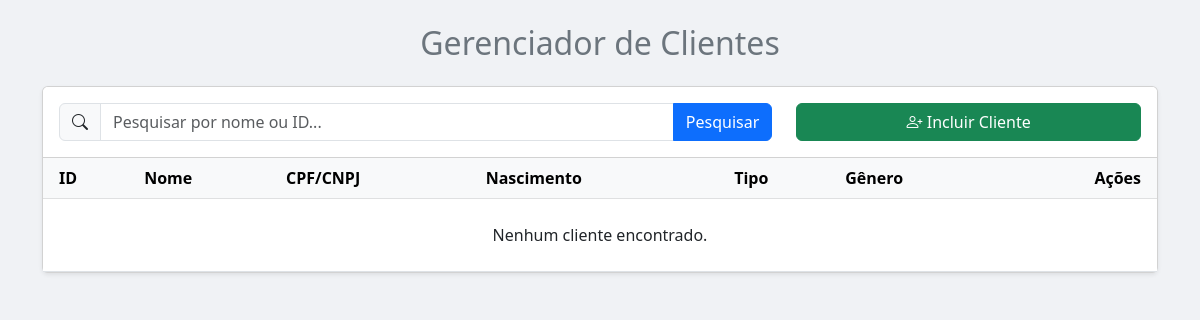
Before: /Scripts/clientes.php with the older database file.
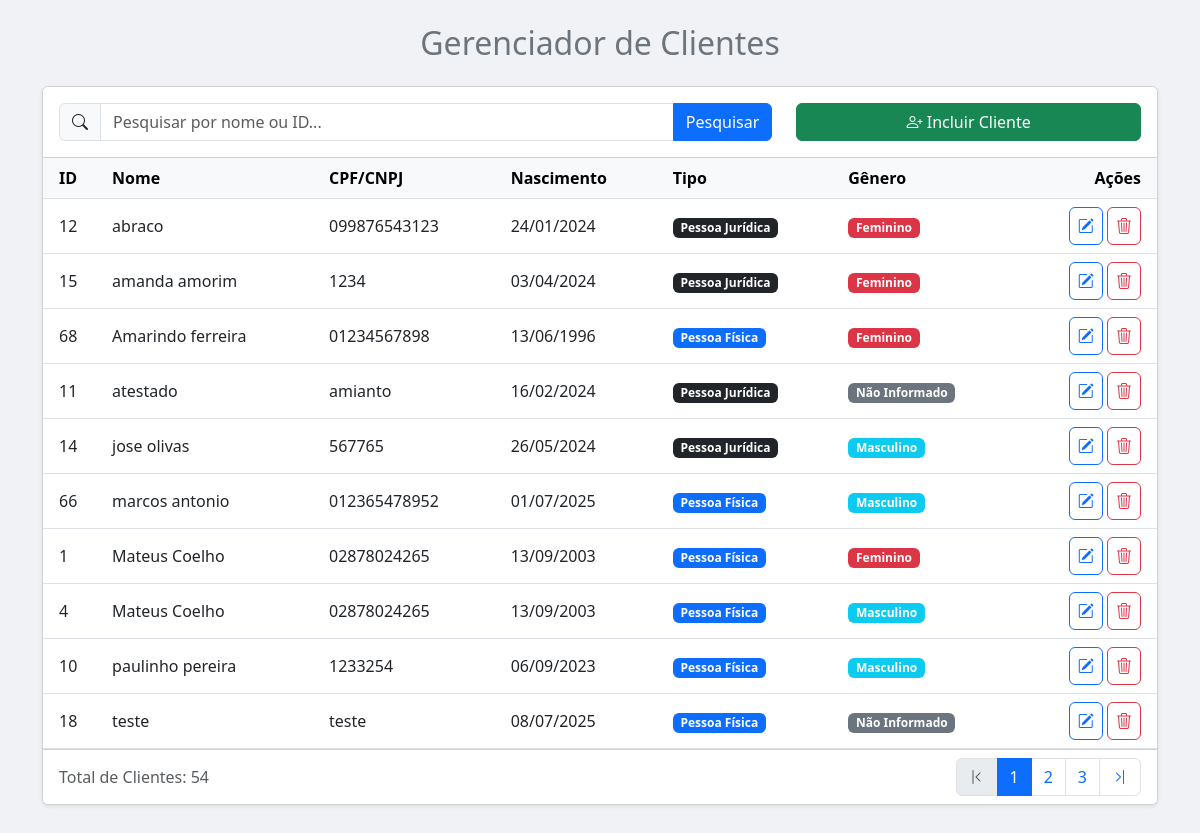
After: the same page with the newer database file.
### tables this page shows
CREATE TABLE IF NOT EXISTS `pessoas` (
  `id_pessoa` int NOT NULL AUTO_INCREMENT,
  `nome` varchar(100) NOT NULL,
  `cpfcnpj` varchar(20) NOT NULL,
  `rgie` varchar(20) DEFAULT NULL,
  `nasc` date DEFAULT NULL,
  `f_j` smallint DEFAULT NULL COMMENT '0-Pessoa Fisica, 1-Pessoa Juridica',
  `tipopessoa` smallint DEFAULT NULL COMMENT '0-Usuario, 1-Cliente, 2-Medico',
  `email` varchar(50) DEFAULT NULL,
  `telefone` varchar(50) DEFAULT NULL,
  `genero` char(1) DEFAULT NULL COMMENT 'M-Masculino, F-Feminino, N-Não Identificado',
  `excluido` tinyint(1) DEFAULT NULL,
  PRIMARY KEY (`id_pessoa`)
);

### Scripts/clientes.php (the view, shortened to what the changed rows need)
<?php
include_once("conexao.php");
?>
<!DOCTYPE html>
<html lang="pt">
<head>
    <link href="https://cdn.jsdelivr.net/npm/bootstrap@5.3.0/dist/css/bootstrap.min.css" rel="stylesheet">
    <link rel="stylesheet" href="https://cdn.jsdelivr.net/npm/bootstrap-icons@1.11.3/font/bootstrap-icons.min.css">
</head>
<body style="background-color: #f0f2f5;">
<div class="container mt-4 mb-5">
    <header class="mb-4">
        <h2 class="text-center text-secondary">Gerenciador de Clientes</h2>
    </header>
    <div class="card shadow-sm">
        <div class="card-body p-0">
            <div class="table-responsive">
                <table class="table table-hover mb-0">
                    <thead class="table-light">
                        <tr>
                            <th class="ps-3">ID</th>
                            <th>Nome</th>
                            <th>CPF/CNPJ</th>
                            <th>Nascimento</th>
                            <th>Tipo</th>
                            <th>Gênero</th>
                            <th class="text-end pe-3">Ações</th>
                        </tr>
                    </thead>
                    <tbody>
                        <?php
                        $quantidade = 10;
                        $pagina = (isset($_GET['pagina'])) ? (int)$_GET['pagina'] : 1;
                        $inicio = ($quantidade * $pagina) - $quantidade;
                        $pesquisa = $_POST["pesquisa"] ?? "";
                        $sql = "SELECT *,
                                CASE WHEN f_j = 0 THEN 'Pessoa Física' WHEN f_j = 1 THEN 'Pessoa Jurídica' END AS 'tipagem_pessoa',
                                CASE WHEN genero = 'M' THEN 'Masculino' WHEN genero = 'F' THEN 'Feminino' WHEN genero = 'N' THEN 'Não Informado' END AS 'genero_texto',
                                DATE_FORMAT(nasc, '%d/%m/%Y') as data_nasc
                                FROM pessoas
                                WHERE (excluido <> 1) AND tipopessoa = 1 AND (id_pessoa = ? OR nome LIKE ?)
                                ORDER BY nome ASC
                                LIMIT ?, ?";
                        $stmt = mysqli_prepare($conexao, $sql);
                        $termo_pesquisa = "%" . $pesquisa . "%";
                        mysqli_stmt_bind_param($stmt, 'ssii', $pesquisa, $termo_pesquisa, $inicio, $quantidade);
                        mysqli_stmt_execute($stmt);
                        $RS = mysqli_stmt_get_result($stmt);
                        if (mysqli_num_rows($RS) > 0) {
                            foreach ($RS as $dados) {
                                $badge_genero_cor = $dados['genero'] == 'M' ? 'bg-info' : ($dados['genero'] == 'F' ? 'bg-danger' : 'bg-secondary');
                                $badge_pessoa_cor = $dados['f_j'] == 0 ? 'bg-primary' : 'bg-dark';
                                echo "<tr>";
                                echo "<td class='ps-3'>" . htmlspecialchars($dados['id_pessoa']) . "</td>";
                                echo "<td>" . htmlspecialchars($dados['nome']) . "</td>";
                                echo "<td>" . htmlspecialchars($dados['cpfcnpj']) . "</td>";
                                echo "<td>" . htmlspecialchars($dados['data_nasc']) . "</td>";
                                echo "<td><span class='badge " . $badge_pessoa_cor . "'>" . htmlspecialchars($dados['tipagem_pessoa']) . "</span></td>";
                                echo "<td><span class='badge " . $badge_genero_cor . "'>" . htmlspecialchars($dados['genero_texto']) . "</span></td>";
                                echo "<td class='text-end pe-3'>
                                        <a href='agenda.php?menuop=editarcliente&idcli=" . $dados['id_pessoa'] . "' class='btn btn-outline-primary btn-icon' title='Alterar'>
                                            <i class='bi bi-pencil-square'></i>
                                        </a>
                                        <a href='agenda.php?menuop=excluircliente&idcli=" . $dados['id_pessoa'] . "' class='btn btn-outline-danger btn-icon btn-excluir' title='Excluir'>
                                        <i class='bi bi-trash3'></i></a>
                                      </td>";
                                echo "</tr>";
                            }
                        } else {
                            echo "<tr><td colspan='7' class='text-center p-4'>Nenhum cliente encontrado.</td></tr>";
                        }
                        ?>
                    </tbody>
                </table>
            </div>
        </div>
        <?php
        $sqltotal = "SELECT COUNT(id_pessoa) as total FROM pessoas WHERE (excluido <> 1) AND tipopessoa = 1 AND (id_pessoa = ? OR nome LIKE ?)";
        $stmt_total = mysqli_prepare($conexao, $sqltotal);
        mysqli_stmt_bind_param($stmt_total, 'ss', $pesquisa, $termo_pesquisa);
        mysqli_stmt_execute($stmt_total);
        $rs_total = mysqli_stmt_get_result($stmt_total);
        $row_total = mysqli_fetch_assoc($rs_total);
        $numtotal = $row_total['total'];
        $totalpagina = ceil($numtotal / $quantidade);
        if ($totalpagina > 1):
        ?>
        <div class="card-footer bg-white d-flex justify-content-between align-items-center">
            <span class="text-muted">Total de Clientes: <?= $numtotal ?></span>
            <nav aria-label="Navegação da página">
                <ul class="pagination mb-0">
                    <?php
                    echo "<li class='page-item " . ($pagina == 1 ? 'disabled' : '') . "'><a class='page-link' href='?menuop=clientes&pagina=1'><i class='bi bi-chevron-bar-left'></i></a></li>";
                    for ($i = 1; $i <= $totalpagina; $i++) {
                        if ($i >= ($pagina - 2) && $i <= ($pagina + 2)) {
                            echo "<li class='page-item " . ($i == $pagina ? 'active' : '') . "'><a class='page-link' href='?menuop=clientes&pagina=$i'>$i</a></li>";
                        }
                    }
                    echo "<li class='page-item " . ($pagina == $totalpagina ? 'disabled' : '') . "'><a class='page-link' href='?menuop=clientes&pagina=$totalpagina'><i class='bi bi-chevron-bar-right'></i></a></li>";
                    ?>
                </ul>
            </nav>
        </div>
        <?php endif; ?>
    </div>
</div>
</body>
</html>

Changed rows visible on the page:
now on this page (row edited): pessoas: id_pessoa "12", nome "abraco", cpfcnpj "099876543123", data_nasc "24/01/2024", tipagem_pessoa "Pessoa Jurídica", genero_texto "Feminino", f_j 1 (drawn), genero "F" (drawn)
now on this page (row edited): pessoas: id_pessoa "15", nome "amanda amorim", cpfcnpj "1234", data_nasc "03/04/2024", tipagem_pessoa "Pessoa Jurídica", genero_texto "Feminino", f_j 1 (drawn), genero "F" (drawn)
added pessoas: id_pessoa "68", nome "Amarindo ferreira", cpfcnpj "01234567898", data_nasc "13/06/1996", tipagem_pessoa "Pessoa Física", genero_texto "Feminino", genero "F" (drawn)
now on this page (row edited): pessoas: id_pessoa "11", nome "atestado", cpfcnpj "amianto", data_nasc "16/02/2024", tipagem_pessoa "Pessoa Jurídica", genero_texto "Não Informado", f_j 1 (drawn), genero "N" (drawn)
now on this page (row edited): pessoas: id_pessoa "14", nome "jose olivas", cpfcnpj "567765", data_nasc "26/05/2024", tipagem_pessoa "Pessoa Jurídica", genero_texto "Masculino", f_j 1 (drawn), genero "M" (drawn)
added pessoas: id_pessoa "66", nome "marcos antonio", cpfcnpj "012365478952", data_nasc "01/07/2025", tipagem_pessoa "Pessoa Física", genero_texto "Masculino", genero "M" (drawn)
now on this page (row edited): pessoas: id_pessoa "1", nome "Mateus Coelho", cpfcnpj "02878024265", data_nasc "13/09/2003", tipagem_pessoa "Pessoa Física", genero_texto "Feminino", genero "F" (drawn)
now on this page (row edited): pessoas: id_pessoa "4", nome "Mateus Coelho", cpfcnpj "02878024265", data_nasc "13/09/2003", tipagem_pessoa "Pessoa Física", genero_texto "Masculino", genero "M" (drawn)
now on this page (row edited): pessoas: id_pessoa "10", nome "paulinho pereira", cpfcnpj "1233254", data_nasc "06/09/2023", tipagem_pessoa "Pessoa Física", genero_texto "Masculino", genero "M" (drawn)
added pessoas: id_pessoa "18", nome "teste", cpfcnpj "teste", data_nasc "08/07/2025", tipagem_pessoa "Pessoa Física", genero_texto "Não Informado", genero "N" (drawn)
Other visible differences:
$numtotal: (not shown) → "54"
text no longer shown: "Nenhum cliente encontrado."
text now shown: "Total de Clientes:"
new list line: "1"
new list line: "2"
new list line: "3"
